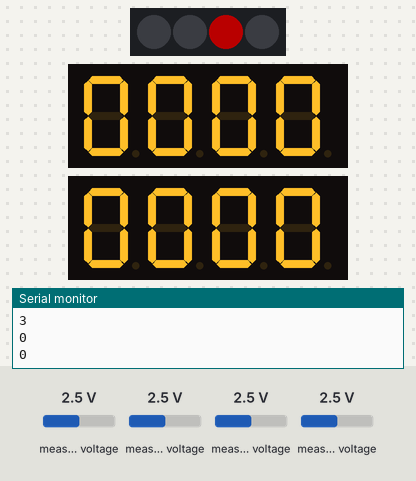
A sketch run on a simulated Arduino Uno, built with avr-gcc and run on an emulated ATmega328P. Shown: 4 RGB LEDs in strip order, left to right, 2 × 4-digit seven-segment display, the last lines printed to the serial monitor. The test bench sets the inputs (shaded band); at power-on: measured voltage 2.5 V. Dim RGB values are drawn brighter than linear; random numbers use the default seed unless the sketch sets one.

Above: at 11.3 s.
11.4 s: measured voltage (sensor 201) set to 0.1 V
At 18.1 s:
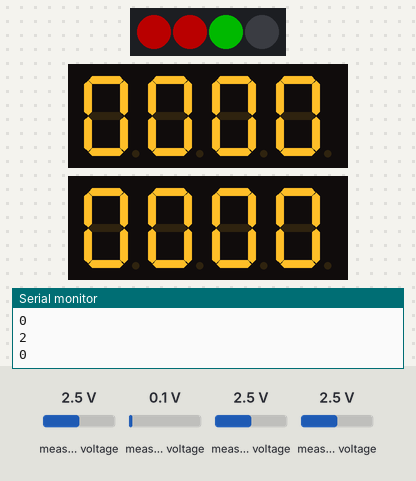
19.7 s: measured voltage (sensor 203) set to 0.1 V
At 24.4 s:
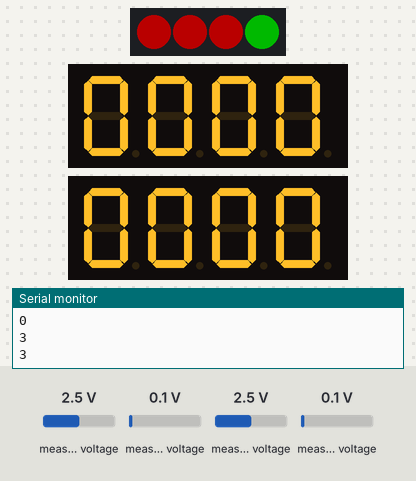
28.0 s: measured voltage (sensor 201) set to 2.5 V
At 30.6 s:
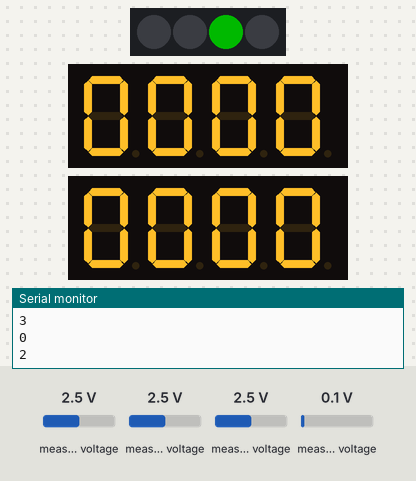
36.3 s: measured voltage (sensor 201) set to 1.2 V
At 43.2 s:
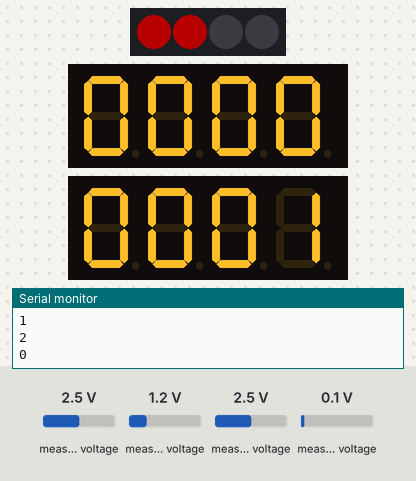
44.6 s: measured voltage (sensor 203) set to 2.5 V
52.9 s: measured voltage (sensor 203) set to 1.2 V
At 58.2 s:
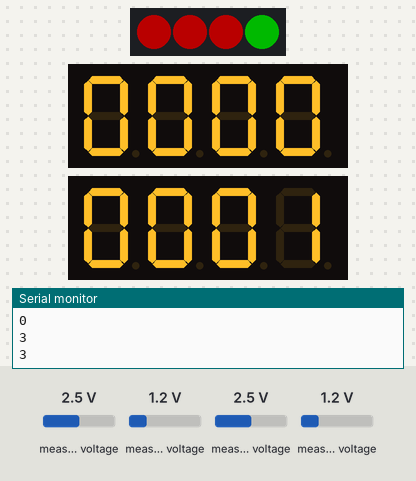
Timing chart, 0 to 62.2 s (numbered marks = the images above; inputs shaded):
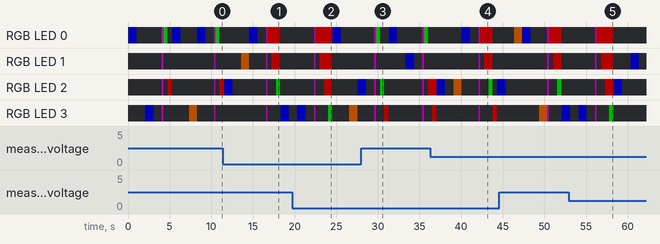

Measured:
- what the display in image 1 shows lasts 0.5 s, from 17.8 s to 18.3 s

The sketch:

Unforgattable_Cube_MAIN_PROGRAM.ino
```cpp
// Author: Nasmin Uddin
// The Unforgettable Cube - Complete code (GAME)
/*------------------------------------------------------------------------------*/
//LIBRARIES
#include <Adafruit_MCP3008.h>   // for ADC
#include <Adafruit_NeoPixel.h>  // for RGB LEDs
#include "TM1637.h"             // for 7-segment display

/*------------------------------------------------------------------------------*/
//MACROS
#define PIN        7 // LED-IN pin (PCB) connected to the NeoPixels
#define NUMPIXELS  4 // number of NeoPixels
#define NHALL      4 // number of hall effect sensors
#define CS         5 // ADC CS pin
//pins definitions for TM1637 dispay 1
#define CLK1       9
#define DIO1       10
//pins definitions for TM1637 dispay 2
#define CLK2       11
#define DIO2       12
// hall effect sensors base value
#define HAL_0      556
#define HAL_1      522
#define HAL_2      545
#define HAL_3      531

//GLOBAL VARIABLES
float delayVal=1000;     // time (in ms) to pause between pixels
float speed_factor= 0.5; // speed factor to determine delayVal
// initialise score and high score
int high_score=0, score=0;
int sequence[50]; // initialise sequence of 50 elements
int step_S= 0;    // counter to keep track of the elements in the sequence
int state=0, j=0;
int c=10000;      // delay counter to run each pattern sequence
int len_i=2;      // game level (level 1 = 2 tiles)
int stride=25;    // determines the range for base values of each hall effect sensor
int fake_flash=2; // max number of fake flashes per pattern
int toss=1;

// set TM1637 objects as dis1 and dis2
TM1637 dis1(CLK1,DIO1);
TM1637 dis2(CLK2,DIO2);
// set Adafruit_NeoPixel object as pixels
Adafruit_NeoPixel pixels(NUMPIXELS, PIN, NEO_GRB + NEO_KHZ800);
// set Adafruit_MCP3008 object as adc
Adafruit_MCP3008 adc ;
// pixels.Color() takes RGB values, from 0,0,0 up to 255,255,255
uint32_t magenta = pixels.Color(50, 0, 50);

/*-----------------------------------------------------------------------------*/
void setup() {
    // put your setup code here, to run once:
    pixels.begin(); // initialise NeoPixel strip object
    Serial.begin(9600);
    adc.begin(SCK, MOSI, MISO, CS); // custom pins to use a software SPI interface
    // initialise TM1637 objects
    dis1.init();
    dis1.set(BRIGHT_TYPICAL);//BRIGHT_TYPICAL = 2,BRIGHT_DARKEST = 0,BRIGHTEST = 7;
    dis2.init();
    dis2.set(BRIGHT_TYPICAL);//BRIGHT_TYPICAL = 2,BRIGHT_DARKEST = 0,BRIGHTEST = 7;

    /* initialize the pseudo-random number generator by reading voltage fluctutions
    from an unconnected pin (pin 13) */
    randomSeed(analogRead(13));
}

void loop() {
    int8_t NumTab[] = {0,1,2,3,4,5,6,7,8,9}; // 0-9 config
    if (c>0) c--; // decrement counter
    switch(state){
        case 0:
            high_score= max(score, high_score); // compare score and high score
            if(len_i==2){
                // if game reset to level 1 show score and high score
                // print the units correctly on the displays
                dis1.display(3,NumTab[int((score))%10]);
                dis1.display(2,NumTab[int(floor(score/10))%10]);
                dis1.display(1,NumTab[int(floor(score/100))%10]);
                dis1.display(0,NumTab[int(floor(score/1000))%10]);
                dis2.display(3,NumTab[int((high_score))%10]);
                dis2.display(2,NumTab[int(floor(high_score/10))%10]);
                dis2.display(1,NumTab[int(floor(high_score/100))%10]);
                dis2.display(0,NumTab[int(floor(high_score/1000))%10]);
            }

            score=0;        // reset score
            pixels.clear(); // turn all the pixels off
            pixels.show();  // Send the updated pixel colors to the hardware
            delayVal= 900/pow(2,speed_factor*(len_i-2))+100; // change speed based on level
            fake_flash=2;   // reset number of fake flashes
            // call function to generate and show the sequence
            if(len_i<51){
                populate();
            }
            else{
                len_i=50;
                populate();
            }
            pattern();
            j=0;
            state=1; // move to the next state
            step_S = sequence[j];

        case 1:
            // read and store the change in magnetic field from each hall effect sensor
            int a0=adc.readADC(0);
            int a1=adc.readADC(1);
            int a2=adc.readADC(2);
            int a3=adc.readADC(3);

            if(a0>HAL_0+stride ||a0<HAL_0-stride){
                //if the value in the sequence = button press turn LED green
                if(step_S == 0){
                    len_i=len_i+(j==len_i-1); // increment level
                    pixels.setPixelColor(0,pixels.Color(0, 70, 0)); //LED 0 = green
                    pixels.show(); // Send the updated pixel colors to the hardware
                    // next value in the array
                    j=j+1;
                    step_S = sequence[j];
                    delay(500);
                    // turn LED off
                    pixels.clear();
                    pixels.show();
                }
                // otherwise restart at level 0
                else{
                    score=len_i-2;
                    len_i=2;
                    pixels.setPixelColor(0,pixels.Color(70, 0, 0)); // LED 0 = red
                    pixels.show(); // Send the updated pixel colors to the hardware
                    delay(500);
                    state=0; // change states
                }
            }

            if(a1>HAL_1+stride ||a1<HAL_1-stride){
                //if the value in the sequence = button press turn LED green
                if(step_S == 1){
                    len_i=len_i+(j==len_i-1); // increment level
                    pixels.setPixelColor(1,pixels.Color(0, 70, 0)); //LED 1 = green
                    pixels.show(); // Send the updated pixel colors to the hardware
                    // next value in the array
                    j=j+1;
                    step_S = sequence[j];
                    delay(500);
                    // turn LED off
                    pixels.clear();
                    pixels.show();
                }
                // otherwise restart at level 0
                else{
                    score=len_i-2;
                    len_i=2;
                    pixels.setPixelColor(1,pixels.Color(70, 0, 0)); // LED 1 = red
                    pixels.show(); // Send the updated pixel colors to the hardware
                    delay(500);
                    state=0; // change states
                }
            }

            if(a2>HAL_2+stride ||a2<HAL_2-stride){
                if(step_S == 2){
                    len_i=len_i+(j==len_i-1); // increment level
                    pixels.setPixelColor(2,pixels.Color(0, 70, 0)); //LED 2 = green
                    pixels.show(); // Send the updated pixel colors to the hardware
                    // next value in the array
                    j=j+1;
                    step_S = sequence[j];
                    delay(500);
                    // turn LED off
                    pixels.clear();
                    pixels.show();
                }
                // otherwise restart at level 0
                else{
                    score=len_i-2;
                    len_i=2;
                    pixels.setPixelColor(2,pixels.Color(70, 0, 0)); // LED 2 = red
                    pixels.show(); // Send the updated pixel colors to the hardware
                    delay(500);
                    state=0; // change states
                }
            }

            if(a3>HAL_3+stride ||a3<HAL_3-stride){
                if(step_S == 3){ // the correct led
                    len_i=len_i+(j==len_i-1); // increment level
                    pixels.setPixelColor(3,pixels.Color(0, 70, 0)); //LED 3 = green
                    pixels.show(); // Send the updated pixel colors to the hardware
                    // next value in the array
                    j=j+1;
                    step_S = sequence[j];
                    delay(500);
                    // turn LED off
                    pixels.clear();
                    pixels.show();
                }
                // otherwise restart at level 0
                else{
                    score=len_i-2;
                    len_i=2;
                    pixels.setPixelColor(3,pixels.Color(70, 0, 0)); // LED 3 = red
                    pixels.show(); // Send the updated pixel colors to the hardware
                    delay(500);
                    state=0; // change states
                }
            }
            // if all the tiles have been correctly pressed don't wait for the counter
            if(j==len_i){
                c=0;
            }
            // if times up then change the counter accordingly for the next sequence
            if (c==0){
                pixels.clear();
                pixels.show(); // Send the updated pixel colors to the hardware
                c=10000+3000*(len_i);
                state=0; // change states
            }
    } //END switch
} //END loop

/*--------------------------------------------------------------------------------------*/
// function for creating the pattern and storing it in sequence array
void populate(){
    for (int i=0; i<len_i; i++){
        sequence[i]= random(NUMPIXELS);
    }
    //print the sequence in the serial monitor for debugging
    for (int k=0;k<len_i; k++){
        Serial.println(sequence[k]);
    }
}

// function for displaying the sequence on the cube and generating fake flashes
void pattern(){
    for(int i=0; i<len_i; i++) {
        // show pattern in BLUE
        pixels.setPixelColor(sequence[i],pixels.Color(0, 0, 70));
        pixels.show();      // Send the updated pixel colors to the hardware.
        // determines the speed of the flash
        delay(delayVal);    // Pause before next pass through loop
        pixels.setPixelColor(sequence[i],pixels.Color(0, 0, 0));
        pixels.show();      // Send the updated pixel colors to the hardware
        delay(delayVal);
        toss=random(3);     // probability of fake flash 1/3

        // if fake flash then turn on a random LED orange
        if(toss==0 && fake_flash>0){
            pixels.setPixelColor(random(4),pixels.Color(70, 30, 0));
            pixels.show(); // Send the updated pixel colors to the hardware
            // determines the speed of the flash
            delay(delayVal); // Pause before next pass through loop
            pixels.clear();
            pixels.show();
            fake_flash=fake_flash-1; // keep track of the number of fake flashes
        }
    }
    // turon all LEDs magenta
    pixels.fill(magenta,0,NUMPIXELS);
    pixels.show(); // Send the updated pixel colors to the hardware
    delay(200);
    // turn all of the LEDs off
    pixels.clear();
    pixels.show(); // Send the updated pixel colors to the hardware
}
```
